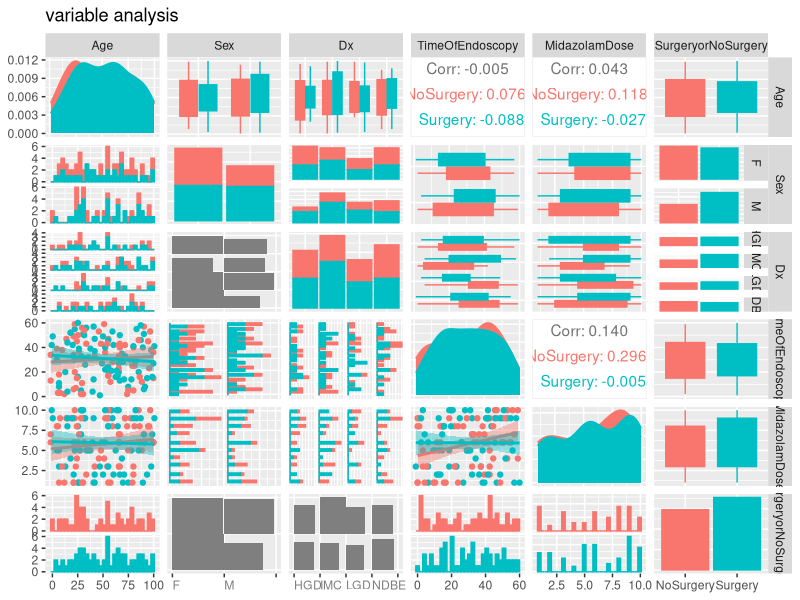
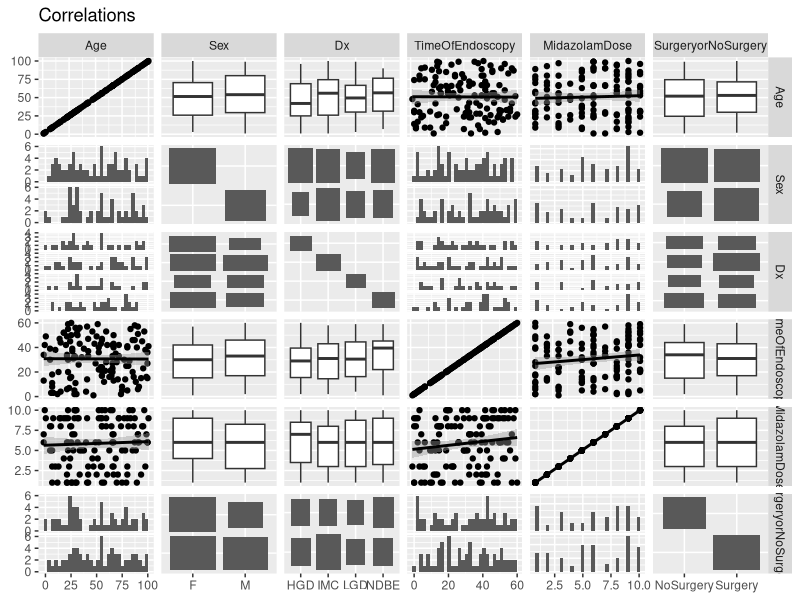

The R source for these figures, in order:
## ---- chunk 1
knitr::opts_chunk$set(fig.width=12, fig.height=8, fig.path='Figs/',
                       warning=FALSE, message=FALSE)
## ---- chunk 2
library(dplyr)
library(GGally)

Age<-sample(1:100, 130, replace=TRUE)
Sex<-sample(c("M","F"), 130, replace = TRUE)
Dx<-sample(c("NDBE","LGD","HGD","IMC"), 130, replace = TRUE)
TimeOfEndoscopy<-sample(1:60, 130, replace=TRUE)
MidazolamDose<-sample(1:10, 130, replace=TRUE)
SurgeryorNoSurgery<-sample(c("Surgery","NoSurgery"), 130, replace = TRUE)

EMRdf<-data.frame(Age,Sex,Dx,TimeOfEndoscopy,MidazolamDose,SurgeryorNoSurgery,stringsAsFactors=F)
## ---- chunk 3
ggpairs(EMRdf,         
        colour=c("SurgeryorNoSurgery"),        
        diag=list(continuous="density",   discrete="bar"),        
        title="variable analysis",        
        upper = list(continuous = "cor",discrete="facetbar"),        
        lower = list(continuous = "smooth",discrete="ratio"),        
        mapping=ggplot2::aes(fill = SurgeryorNoSurgery,colour=SurgeryorNoSurgery)   
)
## ---- chunk 4
GGally::ggduo(
  EMRdf,
  types = list(continuous = "smooth_lm"),
  title = "Correlations",
)
